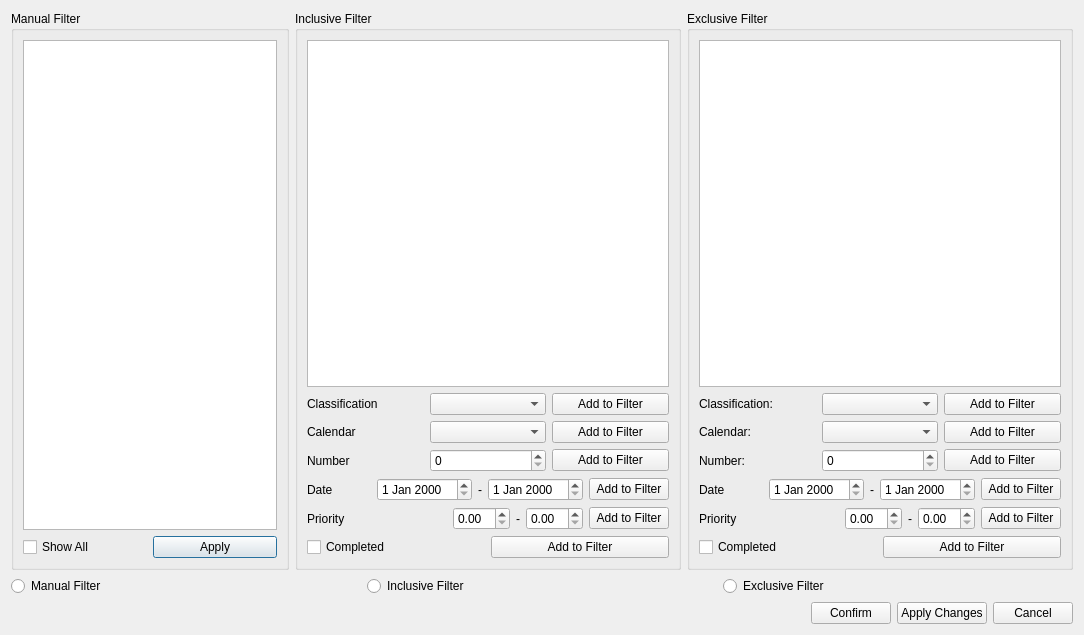
<?xml version="1.0" encoding="UTF-8"?>
<ui version="4.0">
 <class>Dialog</class>
 <widget class="QDialog" name="Dialog">
  <property name="geometry">
   <rect>
    <x>0</x>
    <y>0</y>
    <width>1084</width>
    <height>635</height>
   </rect>
  </property>
  <property name="windowTitle">
   <string>Dialog</string>
  </property>
  <layout class="QVBoxLayout" name="verticalLayout">
   <item>
    <layout class="QHBoxLayout" name="horizontalLayout_2">
     <item>
      <widget class="QGroupBox" name="groupBox">
       <property name="title">
        <string>Manual Filter</string>
       </property>
       <layout class="QVBoxLayout" name="verticalLayout_3">
        <item>
         <widget class="QListWidget" name="listWidget">
          <property name="editTriggers">
           <set>QAbstractItemView::NoEditTriggers</set>
          </property>
         </widget>
        </item>
        <item>
         <layout class="QHBoxLayout" name="horizontalLayout_4">
          <item>
           <widget class="QCheckBox" name="checkBox">
            <property name="text">
             <string>Show All</string>
            </property>
           </widget>
          </item>
          <item>
           <widget class="QPushButton" name="pushButton_4">
            <property name="text">
             <string>Apply</string>
            </property>
           </widget>
          </item>
         </layout>
        </item>
       </layout>
      </widget>
     </item>
     <item>
      <widget class="QGroupBox" name="groupBox_2">
       <property name="title">
        <string>Inclusive Filter</string>
       </property>
       <layout class="QVBoxLayout" name="verticalLayout_4">
        <item>
         <widget class="QListWidget" name="listWidget_2">
          <property name="editTriggers">
           <set>QAbstractItemView::NoEditTriggers</set>
          </property>
         </widget>
        </item>
        <item>
         <layout class="QHBoxLayout" name="horizontalLayout_6">
          <item>
           <widget class="QLabel" name="label_3">
            <property name="text">
             <string>Classification</string>
            </property>
           </widget>
          </item>
          <item>
           <widget class="QComboBox" name="comboBox"/>
          </item>
          <item>
           <widget class="QPushButton" name="pushButton_5">
            <property name="text">
             <string>Add to Filter</string>
            </property>
           </widget>
          </item>
         </layout>
        </item>
        <item>
         <layout class="QHBoxLayout" name="horizontalLayout_9">
          <item>
           <widget class="QLabel" name="label_2">
            <property name="text">
             <string>Calendar</string>
            </property>
           </widget>
          </item>
          <item>
           <widget class="QComboBox" name="comboBox_2"/>
          </item>
          <item>
           <widget class="QPushButton" name="pushButton_6">
            <property name="text">
             <string>Add to Filter</string>
            </property>
           </widget>
          </item>
         </layout>
        </item>
        <item>
         <layout class="QHBoxLayout" name="horizontalLayout_8">
          <item>
           <widget class="QLabel" name="label">
            <property name="text">
             <string>Number</string>
            </property>
           </widget>
          </item>
          <item>
           <widget class="QSpinBox" name="spinBox"/>
          </item>
          <item>
           <widget class="QPushButton" name="pushButton_8">
            <property name="text">
             <string>Add to Filter</string>
            </property>
           </widget>
          </item>
         </layout>
        </item>
        <item>
         <layout class="QHBoxLayout" name="horizontalLayout_13">
          <property name="bottomMargin">
           <number>0</number>
          </property>
          <item>
           <widget class="QLabel" name="label_7">
            <property name="text">
             <string>Date</string>
            </property>
           </widget>
          </item>
          <item>
           <spacer name="horizontalSpacer_2">
            <property name="orientation">
             <enum>Qt::Horizontal</enum>
            </property>
            <property name="sizeHint" stdset="0">
             <size>
              <width>40</width>
              <height>20</height>
             </size>
            </property>
           </spacer>
          </item>
          <item>
           <widget class="QDateEdit" name="dateEdit"/>
          </item>
          <item>
           <widget class="QLabel" name="label_11">
            <property name="text">
             <string>-</string>
            </property>
            <property name="alignment">
             <set>Qt::AlignCenter</set>
            </property>
           </widget>
          </item>
          <item>
           <widget class="QDateEdit" name="dateEdit_2"/>
          </item>
          <item>
           <widget class="QPushButton" name="pushButton_13">
            <property name="text">
             <string>Add to Filter</string>
            </property>
           </widget>
          </item>
         </layout>
        </item>
        <item>
         <layout class="QHBoxLayout" name="horizontalLayout_14">
          <property name="bottomMargin">
           <number>0</number>
          </property>
          <item>
           <widget class="QLabel" name="label_9">
            <property name="text">
             <string>Priority</string>
            </property>
           </widget>
          </item>
          <item>
           <spacer name="horizontalSpacer_3">
            <property name="orientation">
             <enum>Qt::Horizontal</enum>
            </property>
            <property name="sizeHint" stdset="0">
             <size>
              <width>40</width>
              <height>20</height>
             </size>
            </property>
           </spacer>
          </item>
          <item>
           <widget class="QDoubleSpinBox" name="doubleSpinBox">
            <property name="maximum">
             <double>10.000000000000000</double>
            </property>
            <property name="singleStep">
             <double>0.500000000000000</double>
            </property>
           </widget>
          </item>
          <item>
           <widget class="QLabel" name="label_12">
            <property name="text">
             <string>-</string>
            </property>
            <property name="alignment">
             <set>Qt::AlignCenter</set>
            </property>
           </widget>
          </item>
          <item>
           <widget class="QDoubleSpinBox" name="doubleSpinBox_2">
            <property name="maximum">
             <double>10.000000000000000</double>
            </property>
            <property name="singleStep">
             <double>0.500000000000000</double>
            </property>
           </widget>
          </item>
          <item>
           <widget class="QPushButton" name="pushButton_15">
            <property name="text">
             <string>Add to Filter</string>
            </property>
           </widget>
          </item>
         </layout>
        </item>
        <item>
         <layout class="QHBoxLayout" name="horizontalLayout_10">
          <item>
           <widget class="QCheckBox" name="checkBox_2">
            <property name="text">
             <string>Completed</string>
            </property>
           </widget>
          </item>
          <item>
           <widget class="QPushButton" name="pushButton_3">
            <property name="text">
             <string>Add to Filter</string>
            </property>
           </widget>
          </item>
         </layout>
        </item>
       </layout>
      </widget>
     </item>
     <item>
      <widget class="QGroupBox" name="groupBox_3">
       <property name="title">
        <string>Exclusive Filter</string>
       </property>
       <layout class="QVBoxLayout" name="verticalLayout_5">
        <item>
         <widget class="QListWidget" name="listWidget_3">
          <property name="editTriggers">
           <set>QAbstractItemView::NoEditTriggers</set>
          </property>
         </widget>
        </item>
        <item>
         <layout class="QHBoxLayout" name="horizontalLayout_12">
          <item>
           <widget class="QLabel" name="label_6">
            <property name="text">
             <string>Classification:</string>
            </property>
           </widget>
          </item>
          <item>
           <widget class="QComboBox" name="comboBox_4"/>
          </item>
          <item>
           <widget class="QPushButton" name="pushButton_7">
            <property name="text">
             <string>Add to Filter</string>
            </property>
           </widget>
          </item>
         </layout>
        </item>
        <item>
         <layout class="QHBoxLayout" name="horizontalLayout_11">
          <item>
           <widget class="QLabel" name="label_5">
            <property name="text">
             <string>Calendar:</string>
            </property>
           </widget>
          </item>
          <item>
           <widget class="QComboBox" name="comboBox_3"/>
          </item>
          <item>
           <widget class="QPushButton" name="pushButton_9">
            <property name="text">
             <string>Add to Filter</string>
            </property>
           </widget>
          </item>
         </layout>
        </item>
        <item>
         <layout class="QHBoxLayout" name="horizontalLayout_7">
          <item>
           <widget class="QLabel" name="label_4">
            <property name="text">
             <string>Number:</string>
            </property>
           </widget>
          </item>
          <item>
           <widget class="QSpinBox" name="spinBox_2"/>
          </item>
          <item>
           <widget class="QPushButton" name="pushButton_10">
            <property name="text">
             <string>Add to Filter</string>
            </property>
           </widget>
          </item>
         </layout>
        </item>
        <item>
         <layout class="QHBoxLayout" name="horizontalLayout_15">
          <property name="bottomMargin">
           <number>0</number>
          </property>
          <item>
           <widget class="QLabel" name="label_8">
            <property name="text">
             <string>Date</string>
            </property>
           </widget>
          </item>
          <item>
           <spacer name="horizontalSpacer_4">
            <property name="orientation">
             <enum>Qt::Horizontal</enum>
            </property>
            <property name="sizeHint" stdset="0">
             <size>
              <width>40</width>
              <height>20</height>
             </size>
            </property>
           </spacer>
          </item>
          <item>
           <widget class="QDateEdit" name="dateEdit_3"/>
          </item>
          <item>
           <widget class="QLabel" name="label_13">
            <property name="text">
             <string>-</string>
            </property>
           </widget>
          </item>
          <item>
           <widget class="QDateEdit" name="dateEdit_4"/>
          </item>
          <item>
           <widget class="QPushButton" name="pushButton_14">
            <property name="text">
             <string>Add to Filter</string>
            </property>
           </widget>
          </item>
         </layout>
        </item>
        <item>
         <layout class="QHBoxLayout" name="horizontalLayout_16">
          <property name="bottomMargin">
           <number>0</number>
          </property>
          <item>
           <widget class="QLabel" name="label_10">
            <property name="text">
             <string>Priority</string>
            </property>
           </widget>
          </item>
          <item>
           <spacer name="horizontalSpacer_5">
            <property name="orientation">
             <enum>Qt::Horizontal</enum>
            </property>
            <property name="sizeHint" stdset="0">
             <size>
              <width>40</width>
              <height>20</height>
             </size>
            </property>
           </spacer>
          </item>
          <item>
           <widget class="QDoubleSpinBox" name="doubleSpinBox_3">
            <property name="maximum">
             <double>10.000000000000000</double>
            </property>
            <property name="singleStep">
             <double>0.500000000000000</double>
            </property>
           </widget>
          </item>
          <item>
           <widget class="QLabel" name="label_14">
            <property name="text">
             <string>-</string>
            </property>
           </widget>
          </item>
          <item>
           <widget class="QDoubleSpinBox" name="doubleSpinBox_4">
            <property name="maximum">
             <double>10.000000000000000</double>
            </property>
            <property name="singleStep">
             <double>0.500000000000000</double>
            </property>
           </widget>
          </item>
          <item>
           <widget class="QPushButton" name="pushButton_16">
            <property name="text">
             <string>Add to Filter</string>
            </property>
           </widget>
          </item>
         </layout>
        </item>
        <item>
         <layout class="QHBoxLayout" name="horizontalLayout_5">
          <item>
           <widget class="QCheckBox" name="checkBox_3">
            <property name="text">
             <string>Completed</string>
            </property>
           </widget>
          </item>
          <item>
           <widget class="QPushButton" name="pushButton_11">
            <property name="text">
             <string>Add to Filter</string>
            </property>
           </widget>
          </item>
         </layout>
        </item>
       </layout>
      </widget>
     </item>
    </layout>
   </item>
   <item>
    <layout class="QHBoxLayout" name="horizontalLayout_3">
     <item>
      <widget class="QRadioButton" name="radioButton_2">
       <property name="text">
        <string>Manual Filter</string>
       </property>
      </widget>
     </item>
     <item>
      <widget class="QRadioButton" name="radioButton_3">
       <property name="text">
        <string>Inclusive Filter</string>
       </property>
      </widget>
     </item>
     <item>
      <widget class="QRadioButton" name="radioButton">
       <property name="text">
        <string>Exclusive Filter</string>
       </property>
      </widget>
     </item>
    </layout>
   </item>
   <item>
    <layout class="QHBoxLayout" name="horizontalLayout">
     <item>
      <spacer name="horizontalSpacer">
       <property name="orientation">
        <enum>Qt::Horizontal</enum>
       </property>
       <property name="sizeHint" stdset="0">
        <size>
         <width>40</width>
         <height>20</height>
        </size>
       </property>
      </spacer>
     </item>
     <item>
      <widget class="QPushButton" name="pushButton">
       <property name="text">
        <string>Confirm</string>
       </property>
      </widget>
     </item>
     <item>
      <widget class="QPushButton" name="pushButton_12">
       <property name="text">
        <string>Apply Changes</string>
       </property>
      </widget>
     </item>
     <item>
      <widget class="QPushButton" name="pushButton_2">
       <property name="text">
        <string>Cancel</string>
       </property>
      </widget>
     </item>
    </layout>
   </item>
  </layout>
 </widget>
 <resources/>
 <connections/>
</ui>
